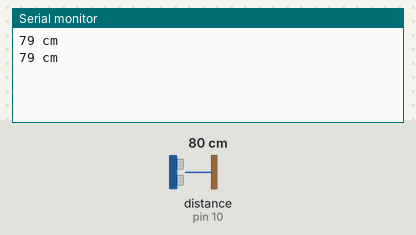
Simulated run of this sketch. Board: Arduino Uno, built with avr-gcc and run on an emulated ATmega328P. On the bench: the last lines printed to the serial monitor. Wiring (inferred from the names in the program): ultrasonic range finder: trigger pin 11; echo pin 10. The test bench sets the inputs (shaded band); at power-on: distance to the obstacle (sensor on pin 10) 80 cm. The echo pulse lasts 58.3 µs per cm.

Above: at 2.3 s.
2.4 s: distance to the obstacle (sensor on pin 10) set to 245 cm
At 4.2 s:
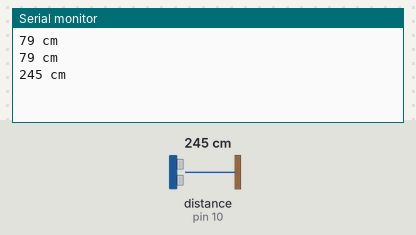
4.5 s: distance to the obstacle (sensor on pin 10) set to 252 cm
At 5.0 s:
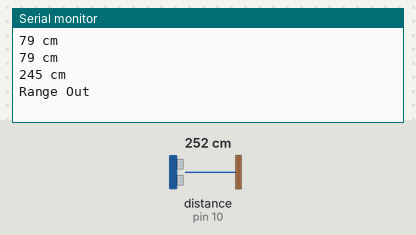

Measured:
- the behaviour switches between 249 and 250 cm on distance to the obstacle (sensor on pin 10) (found by bisection; images 1 and 2)
- after the input at 2.4 s, the serial monitor: prints a new line after 0.63 s (image 1)
- after the input at 4.5 s, the serial monitor: prints a new line at once (image 2)

The sketch:

UltraSens_Highprec1.ino
```cpp
#define PING_L_trigPin 11
#define PING_L_echoPin 10
#define max_distance 250

void setup() {

  Serial.begin (9600);
  pinMode(PING_L_trigPin, OUTPUT);
  pinMode(PING_L_echoPin, INPUT);

}

void loop()
{
  UsensL();
}

void UsensL()
{
  long duration, distance;
  digitalWrite(PING_L_trigPin, LOW);
  delayMicroseconds(2);
  digitalWrite(PING_L_trigPin, HIGH);
  delayMicroseconds(5);
  digitalWrite(PING_L_trigPin, LOW);
  duration = pulseIn(PING_L_echoPin, HIGH);
  distance = (duration / 2) / 29.1;
  //Serial.println(distance);
  if (distance < max_distance)
  {
    Serial.print(distance);
    Serial.println(" cm");
    delay(500);
  }
  else
  {
    Serial.println("Range Out");
  }
  delay(1000);
}
```
